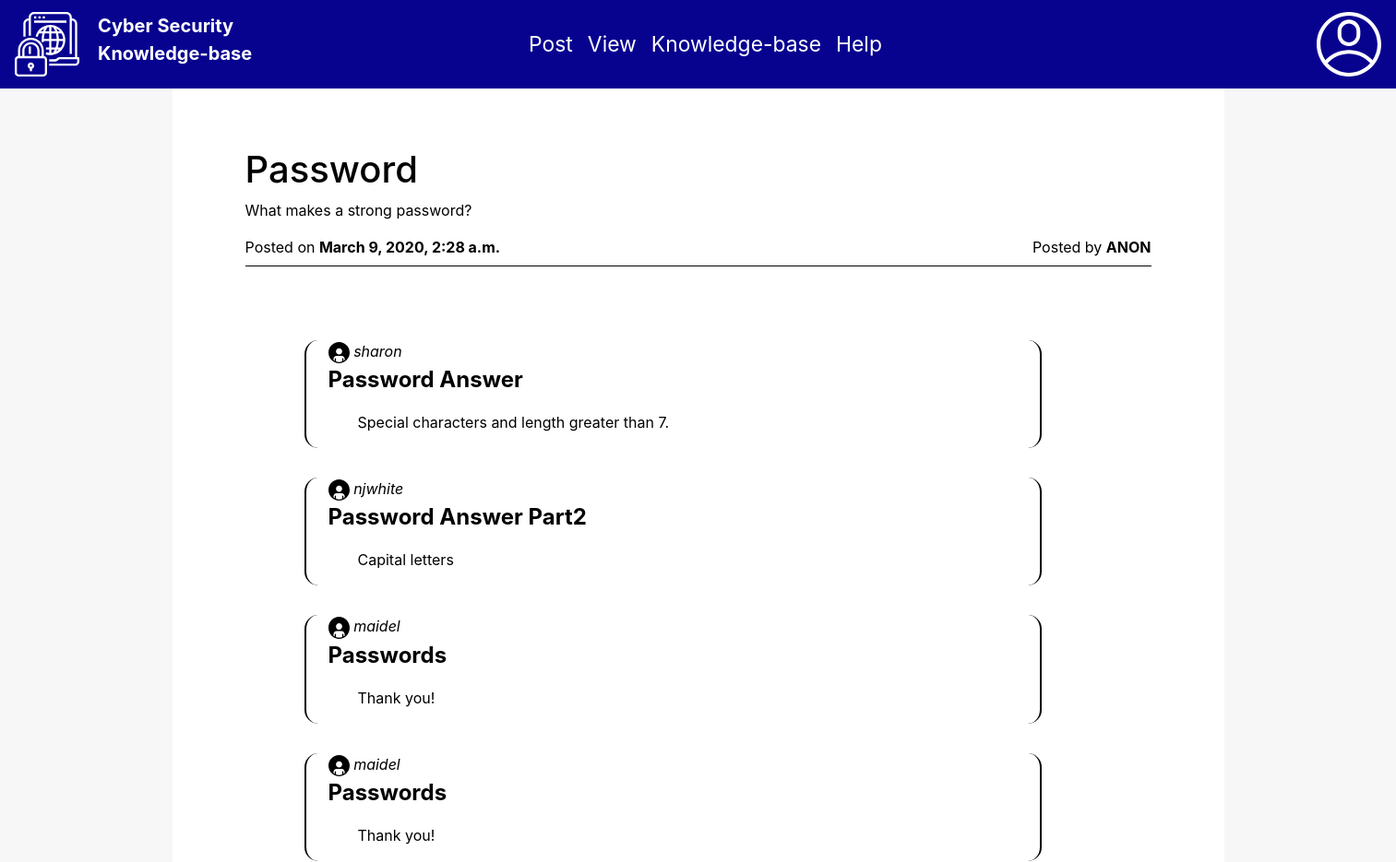
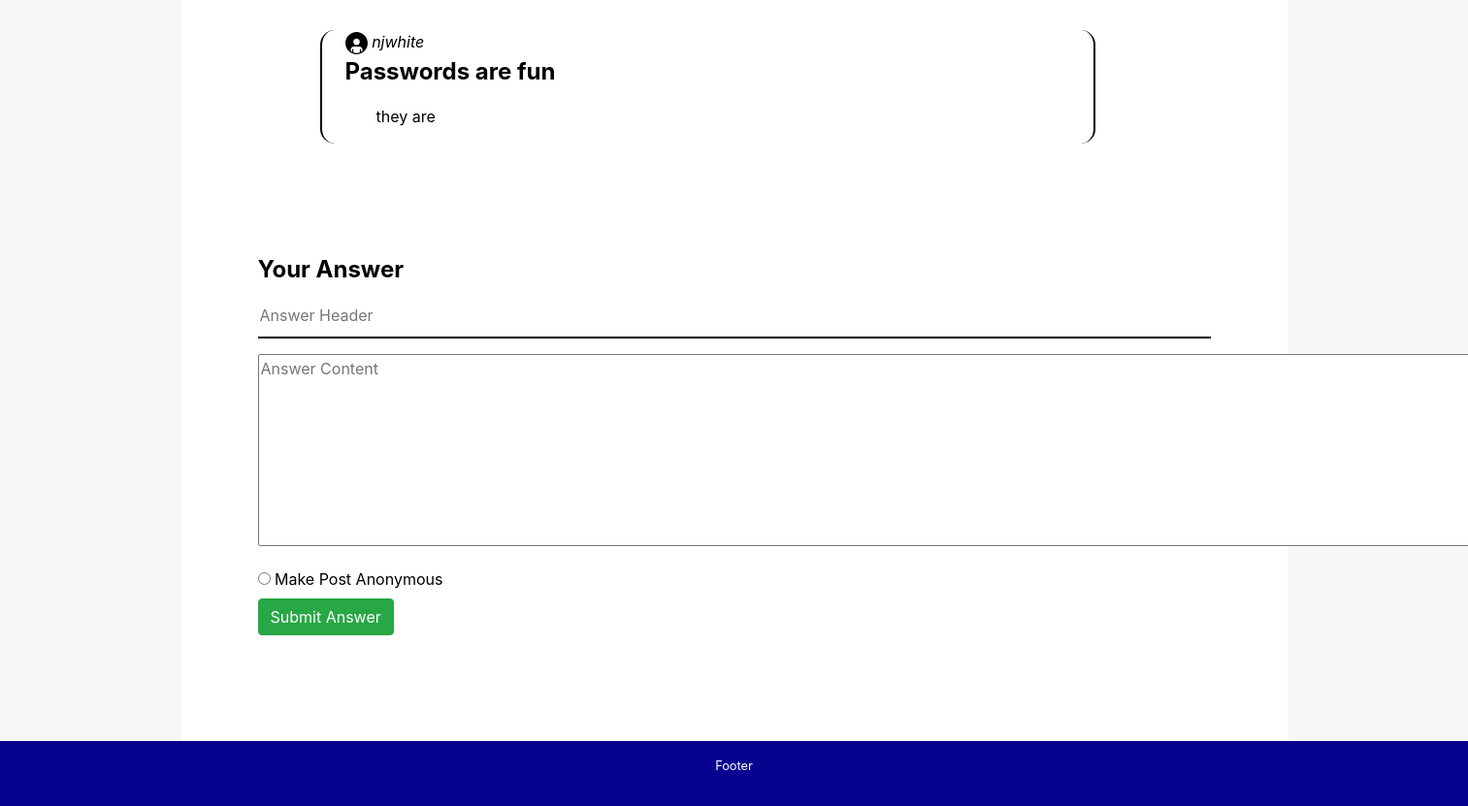
The page /question/1/password (signed in) on the database its author committed (2 pictures, top to bottom).
### QuestionandAnswerForum/models.py (models this page shows, shortened)
class Question(models.Model):
    id = models.AutoField(primary_key=True)
    question_title = models.CharField(max_length=255)
    content = models.TextField()
    date_posted = models.DateTimeField(auto_now_add=True)
    posted_by = models.ForeignKey(User, on_delete = models.PROTECT)
    expertise_required = models.BooleanField(default = False)
    slug = models.SlugField(max_length=40)
    anonymous = models.BooleanField(default = True)

class QuestionRelpy(models.Model):
    id = models.AutoField(primary_key = True)
    reply_header = models.CharField(max_length=120)
    content = models.TextField()
    submitted_by = models.ForeignKey(User, on_delete = models.PROTECT)
    reply_rank = models.DecimalField(blank  = True, max_digits = 5, decimal_places = 2)
    question = models.ForeignKey(Question, on_delete = models.PROTECT)
    expertise_required = models.BooleanField(default = False)
    anonymous = models.BooleanField(default = True)
    def __str__(self):
        return str(self.reply_header)

### QuestionandAnswerForum/views.py (the view, shortened to what this page needs)
# urls.py: path('question/<int:question_id>/<slug:slug>', viewquestion),
def viewquestion(request, question_id, slug):
    if not request.user.is_authenticated:
       return redirect('http://127.0.0.1:8000/login')
    else:
        context = {}
        question = Question.objects.get(id=question_id, slug=slug)
        question_json = json.loads(serializers.serialize('json', [ question ]))[0]['fields']
        question_json['date_posted'] = question.date_posted
        question_json['qid'] = question.id
        question_json['question_text'] = question.content
        question_json['posted_by']=question.posted_by.username
        if(question.anonymous):
            question_json['posted_by']=question.posted_by.username
            question_json['posted_by']="ANON"
        else:
            question_json['posted_by']=question.posted_by.username
        context['question'] = question_json
        try:
            context['reply'] =  QuestionRelpy.objects.filter(question_id=question_id)
            replylist= QuestionRelpy.objects.filter(question_id=question_id)
            length=len(QuestionRelpy.objects.filter(question_id=question_id))
            nameslist=[]
            for i in range (0,(length)):
                if(context['reply'][i].anonymous == True):
                    nameslist.append(context['reply'][i].submitted_by.username)
                elif(context['reply'][i].anonymous==False):
                    nameslist.append("ANON")
            print(nameslist)
            context['replies']=zip(nameslist,replylist)
        except ObjectDoesNotExist:
            print("No Answers to this question")
        return render(request, 'view-question.html', context)

### QuestionandAnswerForum/templates/view-question.html (shortened to what this page needs)
{% extends 'base.html' %}
{% load static %}
  {% block body %}
	 <div class="container change-container-color">
     <div class="view-question">
        <h1>{{ question.question_title }}</h1>
        <p>{{ question.content|safe }}</p>
        <p class="questiondetails"><span style="float: left">Posted on <strong>{{ question.date_posted }}</strong></span><span style="float: right">Posted by <strong>{{ question.posted_by }}</strong></span></p>
      </div>
      {%for i,j in replies %}
     <div class="replies">
       <img src="{% static 'images/user.svg' %}" width="3%" height="3%">
       <span class="user-reply-name">{{i}}</span>
    <p class="reply-header"> {{j}}</p>
    <span class="reply-content">{{j.content}}</span>
    </div>
 {% endfor %}
                <form class="answer"  method="POST">
                  <p class="reply-header">Your Answer</p>
                    <input type="text" name="answer_title" value="" autocomplete="off" placeholder="Answer Header" class="askInput-modified"><p />
                    <textarea name="answer" rows="8" cols="134" placeholder="Answer Content"></textarea><p />
                    <input type="radio" id="postby" name="postby" value="postby">
                  <label for="male">Make Post Anonymous</label><br>
                    <input type="submit" name="ask" value="Submit Answer" class="btn btn-success">
                </form>
      {% endblock %}

### QuestionandAnswerForum/static/css/style.css (style rules this page uses)
body { background-color: #f7f7f7; color: black; padding-bottom: 2.5rem; height: 100%; }
.change-container-color { background: white; }
html { height: 100%; }
.view-question { padding: 4em; }
input[type=text] { width: 100%; box-sizing: border-box; border: none; border-bottom: 2px solid black; }
.askInput-modified { width: 100%; margin-bottom: 1em; padding-bottom: 10px; }
.user-reply-name { font-style: italic; }
.questiondetails { padding-bottom: 2em; border-bottom: 1.5px solid; }
.replies { margin-bottom:2em; margin-left: 8em; width: 72%; padding-bottom: 1em; border-right: 2px solid; border-left: 2px solid; padding-left: 1.5em; border-radius: 15px; }
.reply-header { font-size: 1.5em; font-weight: bold; }
.reply-content { padding: 0 0 0 2em; }
.answer { padding: 5em 4em 10em 4em; }

### rows shown on the page
Question: content "What makes a strong password?", date_posted "March 9, 2020, 2:28 a.m."
QuestionRelpy: username "sharon", reply_header "Password Answer", content "Special characters and length greater than 7."
QuestionRelpy: username "njwhite", reply_header "Password Answer Part2", content "Capital letters"
QuestionRelpy: username "maidel", reply_header "Passwords", content "Thank you!"
QuestionRelpy: username "maidel", reply_header "Passwords", content "Thank you!"
QuestionRelpy: username "njwhite", reply_header "Passwords are fun", content "they are"

### other values the page prints
{{ question.question_title }} "Password"
{{ question.posted_by }} "ANON"
